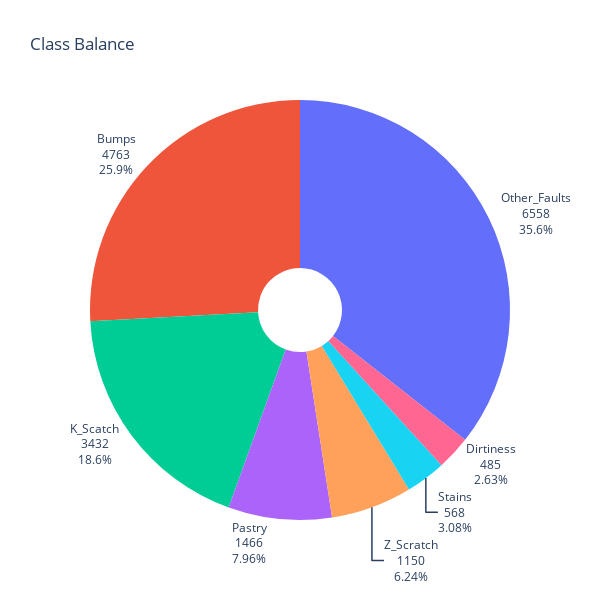

The notebook cell this image was saved under:
### Code cell
counts = [df[label].sum() for label in labels]

fig = go.Figure(data=go.Pie(labels=labels, values=counts, hole=0.2))
fig.update_traces(
    textposition='outside',
    textinfo='percent+value+label',
    insidetextorientation='horizontal'
)
fig.update_layout(
    showlegend=False, 
    title_text="Class Balance", 
    width=600,
    height=600,
)
fig.show()

### Figure 1 — Plotly figure (JSON) as saved in the notebook; plotly's stock layout.template omitted (floating-point values rounded to 4 significant figures)
{"data": [{"hole": 0.2, "insidetextorientation": "horizontal", "labels": ["Pastry", "Z_Scratch", "K_Scatch", "Stains", "Dirtiness", "Bumps", "Other_Faults"], "textinfo": "percent+value+label", "textposition": "outside", "type": "pie", "values": [1466, 1150, 3432, 568, 485, 4763, 6558]}], "layout": {"height": 600, "showlegend": false, "title": {"text": "Class Balance"}, "width": 600}}
